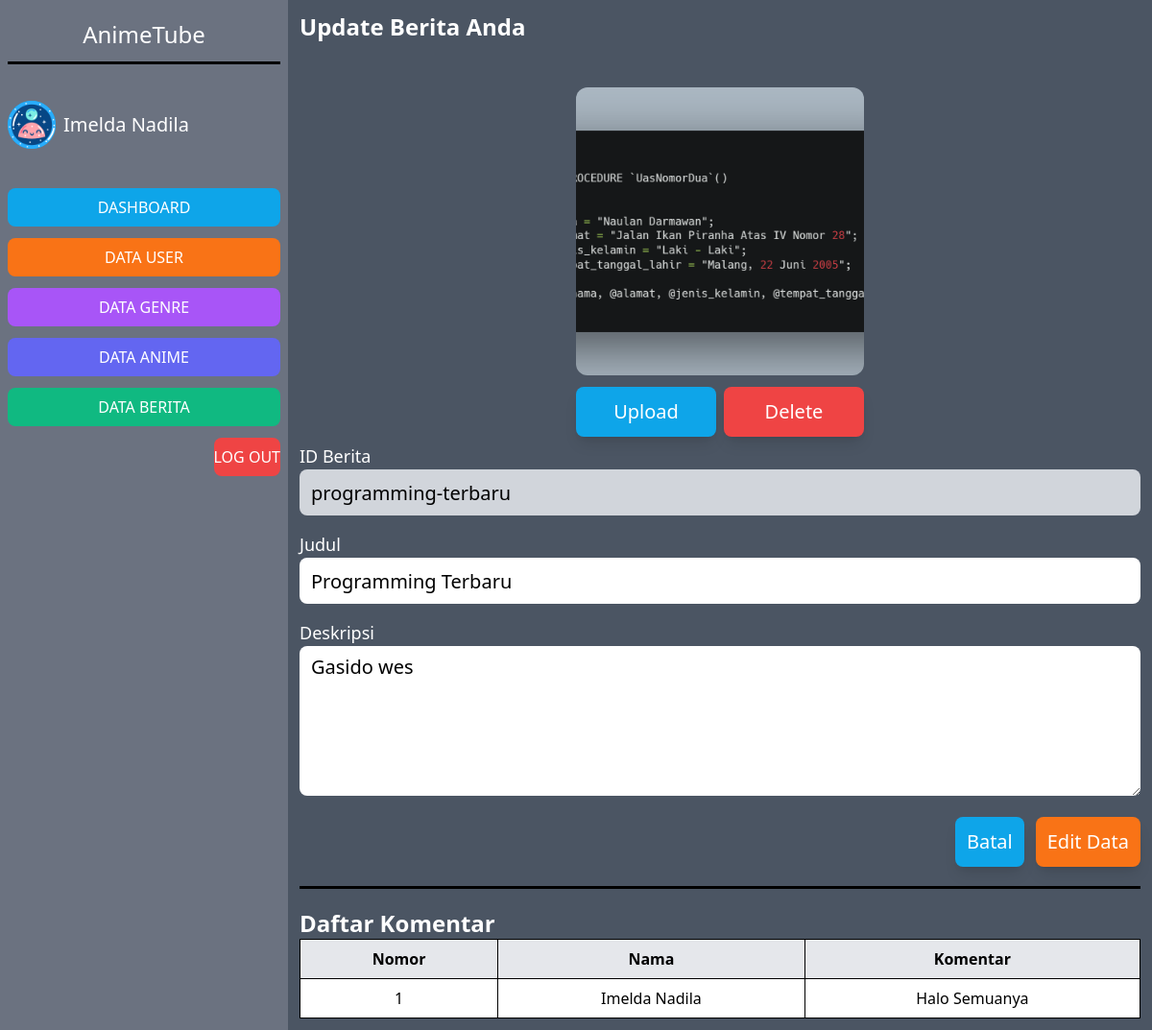
Screenshot of /public/admin/detailBerita/programming-terbaru (signed in) with the database file from the repository.
### tables this page shows
CREATE TABLE `berita` (
  `id` int NOT NULL,
  `judul` varchar(150) NOT NULL,
  `slug_judul` text NOT NULL,
  `deskripsi` text NOT NULL,
  `foto` text NOT NULL,
  `waktu_upload` timestamp NOT NULL,
  `waktu_update` timestamp NOT NULL DEFAULT CURRENT_TIMESTAMP,
  `user_id` int NOT NULL
);

CREATE TABLE `berita_comments` (
  `id` int NOT NULL,
  `id_berita` int NOT NULL,
  `id_user` int NOT NULL,
  `komentar` text NOT NULL
);

CREATE TABLE `user` (
  `id` int NOT NULL,
  `nama` varchar(100) NOT NULL,
  `slug_nama` varchar(100) NOT NULL,
  `email` varchar(50) NOT NULL,
  `password` text NOT NULL,
  `role` varchar(10) NOT NULL,
  `image` text NOT NULL
);

### app/core/Controller.php (called while the page is built, shortened)
<?php
class Controller {
    public function view($view, $data = []) {
        require_once "../app/views/{$view}.php";
    }
    public function model($model) {
        return new $model;
    }
}

### app/controllers/Admin.php (called while the page is built, shortened)
<?php
class Admin extends Controller
{
    public function detailBerita($slug)
    {
        $data['judul'] = 'Master Berita';
        $data['news'] = $this->model('Berita_model')->getNewsBySlug($slug);
        $data['comments'] = $this->model('BeritaComment_model')->getCommentsBySlugNews($slug);
        $this->view('admin/berita/detail_berita', $data);
    }
}

### app/core/App.php (called while the page is built, shortened)
<?php
class App
{
    protected $method = 'index';
    protected $params = [];
    public function __construct()
    {
        $url = $this->parseURL();
        if (isset($url[0])) {
            if (file_exists("../app/controllers/{$url[0]}.php")) {
                unset($url[0]);
            }
        }
        $this->controller = new $this->controller;
        if (isset($url[1])) {
            if (method_exists($this->controller, $url[1])) {
                $this->method = $url[1];
                unset($url[1]);
            }
        }
        if (!empty($url)) {
            $this->params =  array_values($url);
        }
        call_user_func_array([$this->controller, $this->method], $this->params);
    }
    public function parseURL()
    {
        if (isset($_GET['url'])) {
            $url = rtrim($_GET['url'], '/');
            $url = filter_var($url, FILTER_SANITIZE_URL);
            $url = explode('/', $url);
            return $url;
        }
    }
}

### public/index.php (called while the page is built, shortened)
<?php
$app = new App;

### app/core/Database.php (called while the page is built, shortened)
<?php
class Database
{
    private $host = DB_HOST;
    private $user = DB_USER;
    private $pass = DB_PASS;
    private $db_name = DB_NAME;
    private $dbh;
    private $stmt;
    public function __construct()
    {
        $dsn = "mysql:host={$this->host};dbname={$this->db_name}";
        $option = [
            PDO::ATTR_PERSISTENT => true,
            PDO::ATTR_ERRMODE => PDO::ERRMODE_EXCEPTION
        ];
        try {
            $this->dbh = new PDO($dsn, $this->user, $this->pass, $option);
        } catch (PDOException $e) {
            die($e->getMessage());
        }
    }
    public function query($query)
    {
        $this->stmt = $this->dbh->prepare($query);
    }
    public function bind($param, $value, $type = null)
    {
        if(is_null($type)) {
            switch (true) {
                default:
                    $type = PDO::PARAM_STR;
            }
        }
        $this->stmt->bindValue($param, $value, $type);
    }
    public function execute()
    {
        $this->stmt->execute();
    }
    public function resultSet()
    {
        $this->execute();
        return $this->stmt->fetchAll(PDO::FETCH_ASSOC);
    }
    public function single()
    {
        $this->execute();
        return $this->stmt->fetch(PDO::FETCH_ASSOC);
    }
}

### app/models/Berita_model.php (called while the page is built, shortened)
<?php
class Berita_model
{
    private $table = 'berita';
    private $db;
    public function __construct()
    {
        $this->db = new Database;
    }
    public function getNewsBySlug($slug)
    {
        $this->db->query("SELECT user.nama, berita.*
        FROM {$this->table}
        INNER JOIN user ON user.id = berita.user_id
        WHERE slug_judul=:slug_judul");
        $this->db->bind('slug_judul', $slug);
        return $this->db->single();
    }
}

### app/models/BeritaComment_model.php (called while the page is built, shortened)
<?php
class BeritaComment_model
{
    private $db;
    public function __construct()
    {
        $this->db = new Database;
    }
    public function getCommentsBySlugNews($slug)
    {
        $this->db->query("SELECT berita.*, user.*, berita_comments.*
        FROM berita
        INNER JOIN berita_comments ON berita.id = berita_comments.id_berita
        INNER JOIN user ON berita_comments.id_user = user.id
        WHERE berita.slug_judul =:slug_judul");
        $this->db->bind('slug_judul', $slug);
        return $this->db->resultSet();
    }
}

### app/views/admin/berita/detail_berita.php (the view, shortened to what this page needs)
<div class="h-screen overflow-y-auto col-span-8 lg:col-span-6 bg-gray-600 p-3 flex flex-col">
    <h1 class="text-2xl text-white font-bold">Update Berita Anda</h1>
    <div class="w-full mt-8">
        <form id="beritaForm" action="<?= BASEURL; ?>/admin/updateBerita" method="post" enctype="multipart/form-data">
            <div class="w-[300px] h-[300px] aspect-video my-[15px] mx-auto mb-[70px] rounded-xl">
                <img id="fotoPreview" src="<?= BASEURL; ?>/assets/images/<?= $data['news']['foto']; ?>" alt="Foto User" loading="lazy" class="w-full h-full object-cover object-center rounded-xl">
                <div class="flex gap-2 mt-3">
                    <button type="button" id="uploadBtn" class="flex-1 bg-sky-500 p-3 rounded-lg shadow-lg flex justify-center items-center text-xl text-white transition duration-150 ease-in-out hover:scale-125">Upload</button>
                    <button type="button" id="deleteBtn" class="flex-1 bg-red-500 p-3 rounded-lg shadow-lg flex justify-center items-center text-xl text-white transition duration-150 ease-in-out hover:scale-125">Delete</button>
                </div>
            </div>
            <div class="mb-4">
                <label for="nama" class="block text-white text-lg">ID Berita</label>
                <input type="text" id="id" name="id" class="h-12 w-full bg-gray-300 rounded-lg text-xl px-3 py-2 cursor-not-allowed" value="<?= $data['news']['slug_judul']; ?>" readonly>
            </div>
            <div class="mb-4">
                <label for="judul" class="block text-white text-lg">Judul</label>
                <input type="text" id="judul" name="judul" class="h-12 w-full bg-white rounded-lg text-xl px-3 py-2" value="<?= $data['news']['judul']; ?>" required>
            </div>
            <div class="mb-4">
                <label for="deskripsi" class="block text-white text-lg">Deskripsi</label>
                <textarea id="deskripsi" name="deskripsi" rows="5" cols="5" class="w-full bg-white rounded-lg text-xl px-3 py-2" required><?= $data['news']['deskripsi']; ?></textarea>
            </div>
            <div class="flex justify-end gap-3">
                <a href="<?= BASEURL; ?>/admin/berita/" class="bg-sky-500 p-3 rounded-lg shadow-lg flex justify-center items-center text-xl text-white transition duration-150 ease-in-out hover:scale-105">Batal</a>
                <button type="submit" class="bg-orange-500 p-3 rounded-lg shadow-lg flex justify-center items-center text-xl text-white transition duration-150 ease-in-out hover:scale-105">Edit Data</button>
            </div>
        </form>
    </div>
    <div>
        <div class="h-[3px] bg-black my-5"></div>
        <h1 class="text-2xl text-white font-bold">Daftar Komentar</h1>
        <div class="w-full overflow-y-auto">
            <table class="w-full table-auto text-center bg-white border border-black border-collapse">
                <thead class="bg-gray-200">
                    <tr>
                        <th class="border border-black px-4 py-2">Nomor</th>
                        <th class="border border-black px-4 py-2">Nama</th>
                        <th class="border border-black px-4 py-2">Komentar</th>
                    </tr>
                </thead>
                <tbody>
                    <?php $no_urut = 1; ?>
                    <?php foreach ($data['comments'] as $comment) : ?>
                        <tr>
                            <td class="border border-black px-4 py-2"><?= $no_urut ?></td>
                            <td class="border border-black px-4 py-2"><?= $comment['nama']; ?></td>
                            <td class="border border-black px-4 py-2"><?= $comment['komentar']; ?></td>
                        </tr>
                        <?php $no_urut++; ?>
                    <?php endforeach; ?>
                </tbody>
            </table>
        </div>
    </div>
</div>

### rows the page displays
berita: foto (picture), id "programming-terbaru", judul "Programming Terbaru", deskripsi "Gasido wes"
berita_comments: id_user.nama "Imelda Nadila", komentar "Halo Semuanya"

### other values shown
$_SESSION['user']['nama'] "Imelda Nadila"
